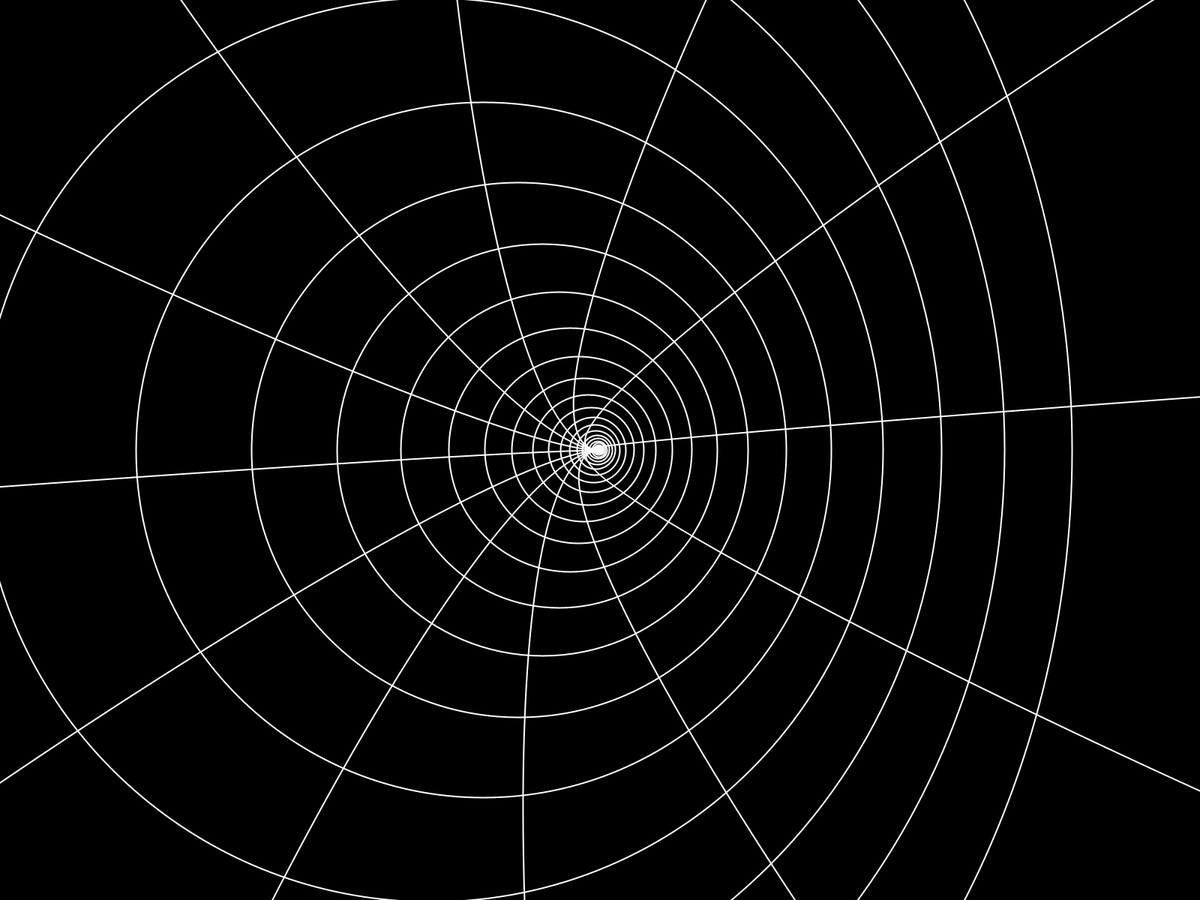
Frame 1 (no input)
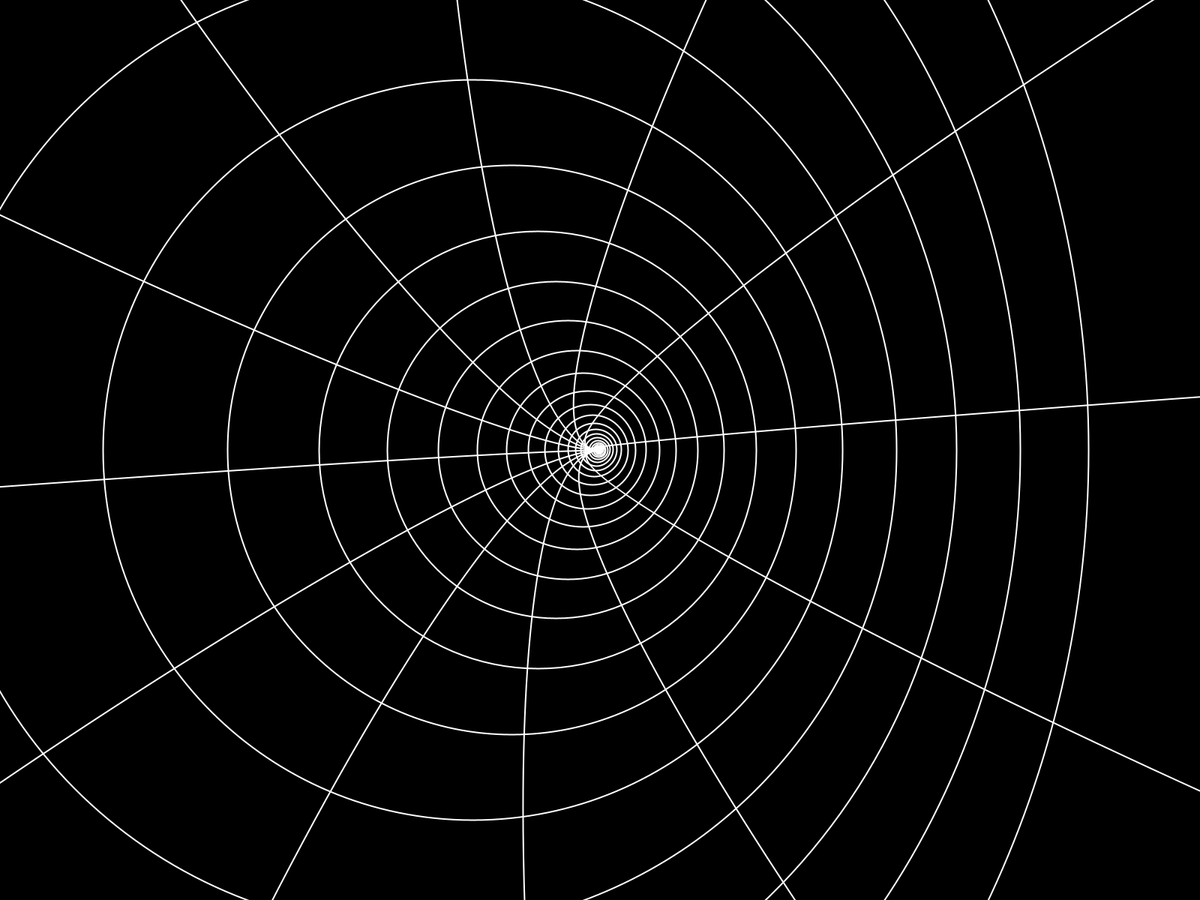
Frame 60 (the mouse pressed at the canvas centre just before this capture)
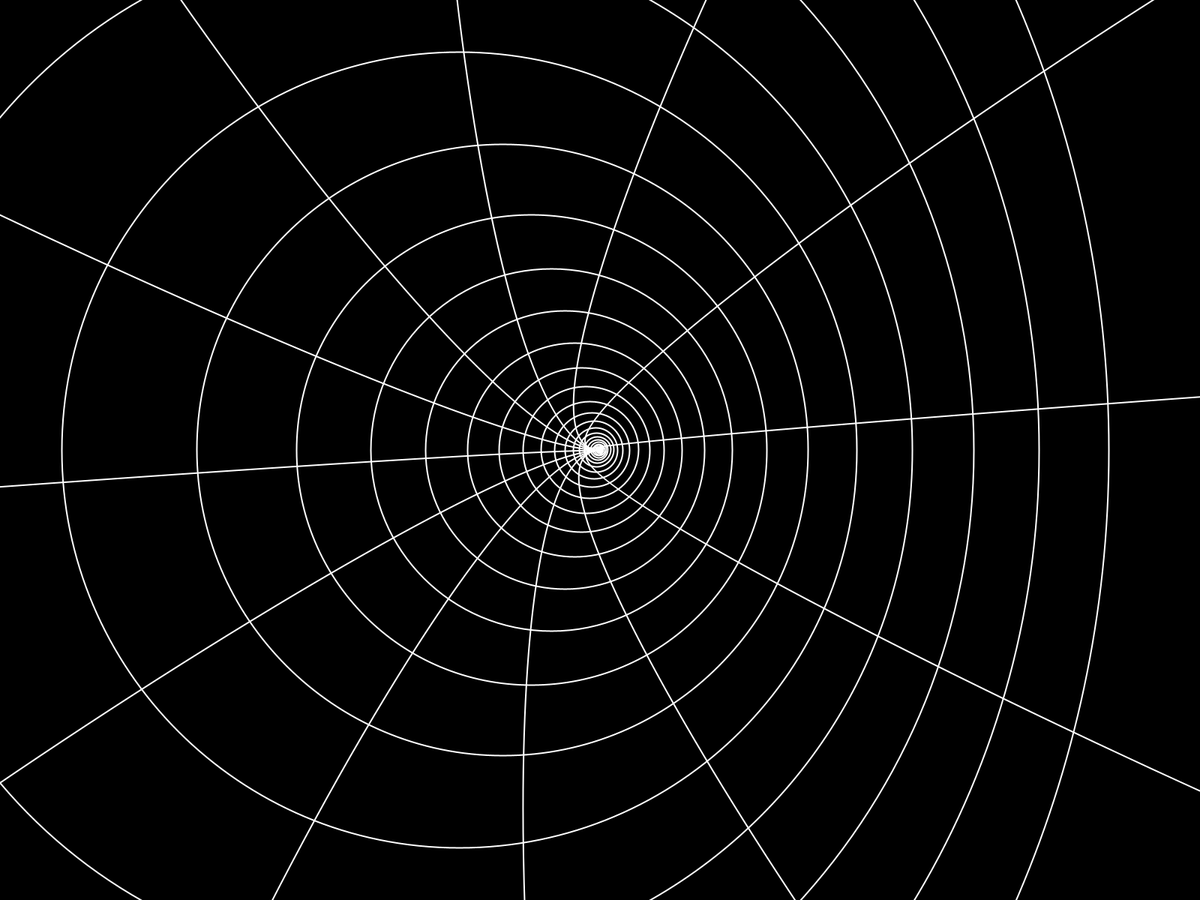
Frame 120 (the mouse held since frame 60 and released just before this capture)

The Processing sketch that drew these frames (run headless with seeded random() and noise(); from frame 60 on, the mouse is pressed at the canvas centre):

// Processing sketch: Speed
// ── Speed.pde
import java.util.ArrayList; // import the ArrayList class

PVector center;
PVector lineEnd;
PVector bezierPoint1, bezierPoint2;


ArrayList<Float> radiusses = new ArrayList<Float>(); // Create an ArrayList object
float radius = 1;
float speed = 1.3;
float realSpeed = 1.01;
int radiussesCount;
float lineCount = 12;
float lineRadius;
float lineAngle = 2*PI/lineCount;
float maxRadiusSize;

float sphereToX(float r, float phi) {return r*cos(phi);}
float sphereToY(float r, float phi) {return r*sin(phi);}

float phi = PI/7;
float curveStrength = 200;

float t = 0;

void setup() {
  fullScreen();
  stroke(255);
  noFill();
  strokeWeight(2);
  maxRadiusSize = 2*width;
  lineRadius = width;
  radiussesCount = 0;
  float tempR = 1;
  
  while (tempR < maxRadiusSize) {
    radiussesCount++;
    tempR *= speed;
  }
  
  
  center = new PVector(width/2, height/2);
  lineEnd = new PVector(0,0);
  bezierPoint1 = new PVector(0,0);
  bezierPoint2 = new PVector(0,0);
  tempR = 1;
  for (int i = 0; i<radiussesCount; i++) {
    radiusses.add(tempR);
    tempR *= speed;
  }
  
}


void draw() {
  background(0);
  
  
  for (int i = 0; i<radiussesCount; i++) {
    radiusses.set(i,radiusses.get(i)*realSpeed);
    if (radiusses.get(i)>maxRadiusSize) {radiusses.set(i,1.0);}
      float pointPos = radiusses.get(i)/maxRadiusSize;
      float posX = bezierPoint(center.x, center.x-curveStrength, center.x-lineRadius,  center.x-lineRadius-curveStrength, pointPos/2);
      float posY = bezierPoint(center.y, center.y, center.y,center.y, pointPos);
      ellipse(posX,posY,radiusses.get(i),radiusses.get(i));
  }
  
  phi = PI/7;
  for (int i = 0; i<lineCount; i++) {
    lineEnd.x = sphereToX(lineRadius,phi)+center.x;
    lineEnd.y = sphereToY(lineRadius,phi)+center.y;
    
    bezierPoint1.x = center.x - curveStrength;
    bezierPoint1.y = center.y;
    bezierPoint2.x = lineEnd.x - curveStrength;
    bezierPoint2.y = lineEnd.y;
    
    bezier(center.x, center.y, bezierPoint1.x, bezierPoint1.y, bezierPoint2.x, bezierPoint2.y, lineEnd.x, lineEnd.y);
    //line(center.x,center.y, lineEnd.x, lineEnd.y);
    phi += lineAngle;
  }
}
